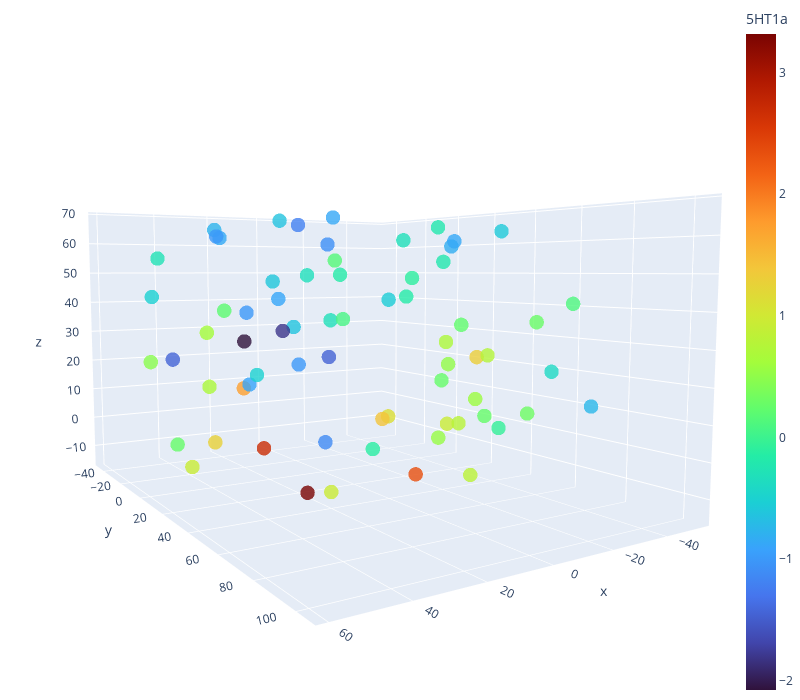
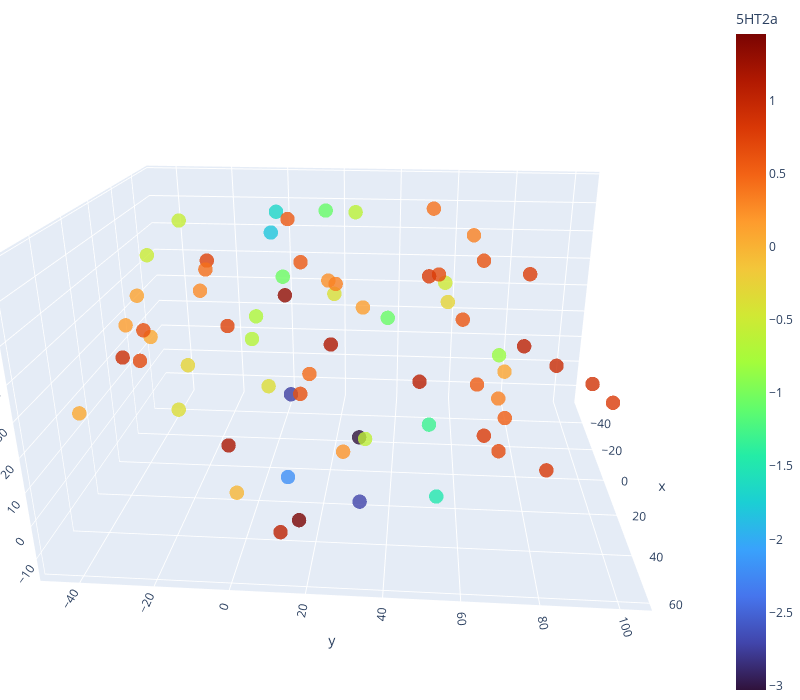

Notebook cell for these charts, in order:
### Code cell
# Plotting and saving receptor values on each center
# Can check that:
# - values roughly symmetrical btwn L and R hemispheres
# - Similar distribution as in A High-Resolution In Vivo Atlas of the Human Brain's Serotonin System for instance
import numpy as np
plotly.offline.init_notebook_mode(connected=True)

tvb_centers_coords = tvb_centers[:,1:].astype(float)
for i,serotonin_name in enumerate(serotonin_names):
    rec = receptors[serotonin_name]
    rec = rec[permutation]
    # Plot 5HT1a and 5HT2a
    if i in (0,2): 
        trace = go.Scatter3d(x=tvb_centers_coords[:, 0], y=tvb_centers_coords[:, 1], z=tvb_centers_coords[:, 2], mode='markers',
            marker=dict(
                size=5,
                opacity=0.8,
                color=rec,               # <- Use ht2a values for color
                colorscale='Turbo',     # <- Choose any colorscale: 'Viridis', 'Jet', 'Hot', etc.
                colorbar=dict(title=serotonin_name)))
        
        layout = go.Layout(margin=dict(l=0, r=0, b=0, t=0), width=800, height=700)
        
        fig = go.Figure(data=[trace], layout=layout)
        plotly.offline.iplot(fig)
    np.savetxt(f'./data/receptors/DK68/{serotonin_name}_reordered.txt', rec)
